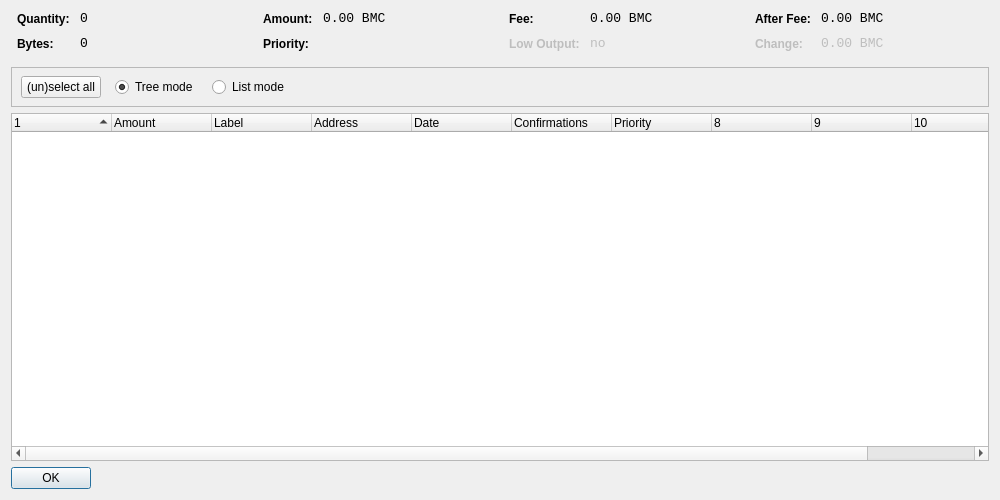
<?xml version="1.0" encoding="UTF-8"?>
<ui version="4.0">
 <class>CoinControlDialog</class>
 <widget class="QDialog" name="CoinControlDialog">
  <property name="geometry">
   <rect>
    <x>0</x>
    <y>0</y>
    <width>1000</width>
    <height>500</height>
   </rect>
  </property>
  <property name="windowTitle">
   <string>Coin Control</string>
  </property>
  <layout class="QVBoxLayout" name="verticalLayout">
   <item>
    <layout class="QHBoxLayout" name="horizontalLayoutTop" stretch="0,0,0,0">
     <property name="topMargin">
      <number>0</number>
     </property>
     <property name="bottomMargin">
      <number>10</number>
     </property>
     <item>
      <layout class="QFormLayout" name="formLayoutCoinControl1">
       <property name="horizontalSpacing">
        <number>10</number>
       </property>
       <property name="verticalSpacing">
        <number>10</number>
       </property>
       <property name="leftMargin">
        <number>6</number>
       </property>
       <property name="rightMargin">
        <number>6</number>
       </property>
       <item row="0" column="0">
        <widget class="QLabel" name="labelCoinControlQuantityText">
         <property name="styleSheet">
          <string notr="true">font-weight:bold;</string>
         </property>
         <property name="text">
          <string>Quantity:</string>
         </property>
        </widget>
       </item>
       <item row="0" column="1">
        <widget class="QLabel" name="labelCoinControlQuantity">
         <property name="font">
          <font>
           <family>Monospace</family>
           <pointsize>10</pointsize>
          </font>
         </property>
         <property name="cursor">
          <cursorShape>IBeamCursor</cursorShape>
         </property>
         <property name="contextMenuPolicy">
          <enum>Qt::ActionsContextMenu</enum>
         </property>
         <property name="text">
          <string notr="true">0</string>
         </property>
         <property name="textInteractionFlags">
          <set>Qt::LinksAccessibleByMouse|Qt::TextSelectableByKeyboard|Qt::TextSelectableByMouse</set>
         </property>
        </widget>
       </item>
       <item row="1" column="0">
        <widget class="QLabel" name="labelCoinControlBytesText">
         <property name="styleSheet">
          <string notr="true">font-weight:bold;</string>
         </property>
         <property name="text">
          <string>Bytes:</string>
         </property>
        </widget>
       </item>
       <item row="1" column="1">
        <widget class="QLabel" name="labelCoinControlBytes">
         <property name="font">
          <font>
           <family>Monospace</family>
           <pointsize>10</pointsize>
          </font>
         </property>
         <property name="cursor">
          <cursorShape>IBeamCursor</cursorShape>
         </property>
         <property name="contextMenuPolicy">
          <enum>Qt::ActionsContextMenu</enum>
         </property>
         <property name="text">
          <string notr="true">0</string>
         </property>
         <property name="textInteractionFlags">
          <set>Qt::LinksAccessibleByMouse|Qt::TextSelectableByKeyboard|Qt::TextSelectableByMouse</set>
         </property>
        </widget>
       </item>
      </layout>
     </item>
     <item>
      <layout class="QFormLayout" name="formLayoutCoinControl2">
       <property name="horizontalSpacing">
        <number>10</number>
       </property>
       <property name="verticalSpacing">
        <number>10</number>
       </property>
       <property name="leftMargin">
        <number>6</number>
       </property>
       <property name="rightMargin">
        <number>6</number>
       </property>
       <item row="0" column="0">
        <widget class="QLabel" name="labelCoinControlAmountText">
         <property name="styleSheet">
          <string notr="true">font-weight:bold;</string>
         </property>
         <property name="text">
          <string>Amount:</string>
         </property>
        </widget>
       </item>
       <item row="0" column="1">
        <widget class="QLabel" name="labelCoinControlAmount">
         <property name="font">
          <font>
           <family>Monospace</family>
           <pointsize>10</pointsize>
          </font>
         </property>
         <property name="cursor">
          <cursorShape>IBeamCursor</cursorShape>
         </property>
         <property name="contextMenuPolicy">
          <enum>Qt::ActionsContextMenu</enum>
         </property>
         <property name="text">
          <string notr="true">0.00 BMC</string>
         </property>
         <property name="textInteractionFlags">
          <set>Qt::LinksAccessibleByMouse|Qt::TextSelectableByKeyboard|Qt::TextSelectableByMouse</set>
         </property>
        </widget>
       </item>
       <item row="1" column="0">
        <widget class="QLabel" name="labelCoinControlPriorityText">
         <property name="styleSheet">
          <string notr="true">font-weight:bold;</string>
         </property>
         <property name="text">
          <string>Priority:</string>
         </property>
        </widget>
       </item>
       <item row="1" column="1">
        <widget class="QLabel" name="labelCoinControlPriority">
         <property name="font">
          <font>
           <family>Monospace</family>
           <pointsize>10</pointsize>
          </font>
         </property>
         <property name="cursor">
          <cursorShape>IBeamCursor</cursorShape>
         </property>
         <property name="contextMenuPolicy">
          <enum>Qt::ActionsContextMenu</enum>
         </property>
         <property name="text">
          <string/>
         </property>
         <property name="textInteractionFlags">
          <set>Qt::LinksAccessibleByMouse|Qt::TextSelectableByKeyboard|Qt::TextSelectableByMouse</set>
         </property>
        </widget>
       </item>
      </layout>
     </item>
     <item>
      <layout class="QFormLayout" name="formLayoutCoinControl3">
       <property name="horizontalSpacing">
        <number>10</number>
       </property>
       <property name="verticalSpacing">
        <number>10</number>
       </property>
       <property name="leftMargin">
        <number>6</number>
       </property>
       <property name="rightMargin">
        <number>6</number>
       </property>
       <item row="0" column="0">
        <widget class="QLabel" name="labelCoinControlFeeText">
         <property name="styleSheet">
          <string notr="true">font-weight:bold;</string>
         </property>
         <property name="text">
          <string>Fee:</string>
         </property>
        </widget>
       </item>
       <item row="0" column="1">
        <widget class="QLabel" name="labelCoinControlFee">
         <property name="font">
          <font>
           <family>Monospace</family>
           <pointsize>10</pointsize>
          </font>
         </property>
         <property name="cursor">
          <cursorShape>IBeamCursor</cursorShape>
         </property>
         <property name="contextMenuPolicy">
          <enum>Qt::ActionsContextMenu</enum>
         </property>
         <property name="text">
          <string notr="true">0.00 BMC</string>
         </property>
         <property name="textInteractionFlags">
          <set>Qt::LinksAccessibleByMouse|Qt::TextSelectableByKeyboard|Qt::TextSelectableByMouse</set>
         </property>
        </widget>
       </item>
       <item row="1" column="0">
        <widget class="QLabel" name="labelCoinControlLowOutputText">
         <property name="enabled">
          <bool>false</bool>
         </property>
         <property name="styleSheet">
          <string notr="true">font-weight:bold;</string>
         </property>
         <property name="text">
          <string>Low Output:</string>
         </property>
        </widget>
       </item>
       <item row="1" column="1">
        <widget class="QLabel" name="labelCoinControlLowOutput">
         <property name="enabled">
          <bool>false</bool>
         </property>
         <property name="font">
          <font>
           <family>Monospace</family>
           <pointsize>10</pointsize>
          </font>
         </property>
         <property name="cursor">
          <cursorShape>IBeamCursor</cursorShape>
         </property>
         <property name="contextMenuPolicy">
          <enum>Qt::ActionsContextMenu</enum>
         </property>
         <property name="text">
          <string notr="true">no</string>
         </property>
         <property name="textInteractionFlags">
          <set>Qt::LinksAccessibleByMouse|Qt::TextSelectableByKeyboard|Qt::TextSelectableByMouse</set>
         </property>
        </widget>
       </item>
      </layout>
     </item>
     <item>
      <layout class="QFormLayout" name="formLayoutCoinControl4">
       <property name="horizontalSpacing">
        <number>10</number>
       </property>
       <property name="verticalSpacing">
        <number>10</number>
       </property>
       <property name="leftMargin">
        <number>6</number>
       </property>
       <property name="rightMargin">
        <number>6</number>
       </property>
       <item row="0" column="0">
        <widget class="QLabel" name="labelCoinControlAfterFeeText">
         <property name="styleSheet">
          <string notr="true">font-weight:bold;</string>
         </property>
         <property name="text">
          <string>After Fee:</string>
         </property>
        </widget>
       </item>
       <item row="0" column="1">
        <widget class="QLabel" name="labelCoinControlAfterFee">
         <property name="font">
          <font>
           <family>Monospace</family>
           <pointsize>10</pointsize>
          </font>
         </property>
         <property name="cursor">
          <cursorShape>IBeamCursor</cursorShape>
         </property>
         <property name="contextMenuPolicy">
          <enum>Qt::ActionsContextMenu</enum>
         </property>
         <property name="text">
          <string notr="true">0.00 BMC</string>
         </property>
         <property name="textInteractionFlags">
          <set>Qt::LinksAccessibleByMouse|Qt::TextSelectableByKeyboard|Qt::TextSelectableByMouse</set>
         </property>
        </widget>
       </item>
       <item row="1" column="0">
        <widget class="QLabel" name="labelCoinControlChangeText">
         <property name="enabled">
          <bool>false</bool>
         </property>
         <property name="styleSheet">
          <string notr="true">font-weight:bold;</string>
         </property>
         <property name="text">
          <string>Change:</string>
         </property>
        </widget>
       </item>
       <item row="1" column="1">
        <widget class="QLabel" name="labelCoinControlChange">
         <property name="enabled">
          <bool>false</bool>
         </property>
         <property name="font">
          <font>
           <family>Monospace</family>
           <pointsize>10</pointsize>
          </font>
         </property>
         <property name="cursor">
          <cursorShape>IBeamCursor</cursorShape>
         </property>
         <property name="contextMenuPolicy">
          <enum>Qt::ActionsContextMenu</enum>
         </property>
         <property name="text">
          <string notr="true">0.00 BMC</string>
         </property>
         <property name="textInteractionFlags">
          <set>Qt::LinksAccessibleByMouse|Qt::TextSelectableByKeyboard|Qt::TextSelectableByMouse</set>
         </property>
        </widget>
       </item>
      </layout>
     </item>
    </layout>
   </item>
   <item>
    <widget class="QFrame" name="frame">
     <property name="minimumSize">
      <size>
       <width>0</width>
       <height>40</height>
      </size>
     </property>
     <property name="frameShape">
      <enum>QFrame::StyledPanel</enum>
     </property>
     <property name="frameShadow">
      <enum>QFrame::Sunken</enum>
     </property>
     <widget class="QWidget" name="horizontalLayoutWidget">
      <property name="geometry">
       <rect>
        <x>10</x>
        <y>0</y>
        <width>781</width>
        <height>41</height>
       </rect>
      </property>
      <layout class="QHBoxLayout" name="horizontalLayoutPanel" stretch="0,0,0,0,0">
       <property name="spacing">
        <number>14</number>
       </property>
       <item>
        <widget class="QPushButton" name="pushButtonSelectAll">
         <property name="sizePolicy">
          <sizepolicy hsizetype="Maximum" vsizetype="Fixed">
           <horstretch>0</horstretch>
           <verstretch>0</verstretch>
          </sizepolicy>
         </property>
         <property name="text">
          <string>(un)select all</string>
         </property>
        </widget>
       </item>
       <item>
        <widget class="QRadioButton" name="radioTreeMode">
         <property name="sizePolicy">
          <sizepolicy hsizetype="Maximum" vsizetype="Fixed">
           <horstretch>0</horstretch>
           <verstretch>0</verstretch>
          </sizepolicy>
         </property>
         <property name="text">
          <string>Tree mode</string>
         </property>
         <property name="checked">
          <bool>true</bool>
         </property>
        </widget>
       </item>
       <item>
        <widget class="QRadioButton" name="radioListMode">
         <property name="sizePolicy">
          <sizepolicy hsizetype="Maximum" vsizetype="Fixed">
           <horstretch>0</horstretch>
           <verstretch>0</verstretch>
          </sizepolicy>
         </property>
         <property name="text">
          <string>List mode</string>
         </property>
        </widget>
       </item>
       <item>
        <spacer name="horizontalSpacer">
         <property name="orientation">
          <enum>Qt::Horizontal</enum>
         </property>
         <property name="sizeHint" stdset="0">
          <size>
           <width>40</width>
           <height>20</height>
          </size>
         </property>
        </spacer>
       </item>
      </layout>
     </widget>
    </widget>
   </item>
   <item>
    <widget class="CoinControlTreeWidget" name="treeWidget">
     <property name="contextMenuPolicy">
      <enum>Qt::CustomContextMenu</enum>
     </property>
     <property name="sortingEnabled">
      <bool>false</bool>
     </property>
     <property name="columnCount">
      <number>11</number>
     </property>
     <attribute name="headerShowSortIndicator" stdset="0">
      <bool>true</bool>
     </attribute>
     <attribute name="headerStretchLastSection">
      <bool>false</bool>
     </attribute>
     <column>
      <property name="text">
       <string/>
      </property>
     </column>
     <column>
      <property name="text">
       <string>Amount</string>
      </property>
     </column>
     <column>
      <property name="text">
       <string>Label</string>
      </property>
     </column>
     <column>
      <property name="text">
       <string>Address</string>
      </property>
     </column>
     <column>
      <property name="text">
       <string>Date</string>
      </property>
     </column>
     <column>
      <property name="text">
       <string>Confirmations</string>
      </property>
      <property name="toolTip">
       <string>Confirmed</string>
      </property>
     </column>
     <column>
      <property name="text">
       <string>Priority</string>
      </property>
     </column>
     <column>
      <property name="text">
       <string/>
      </property>
     </column>
     <column>
      <property name="text">
       <string/>
      </property>
     </column>
     <column>
      <property name="text">
       <string/>
      </property>
     </column>
     <column>
      <property name="text">
       <string/>
      </property>
     </column>
    </widget>
   </item>
   <item>
    <widget class="QDialogButtonBox" name="buttonBox">
     <property name="sizePolicy">
      <sizepolicy hsizetype="Maximum" vsizetype="Fixed">
       <horstretch>0</horstretch>
       <verstretch>0</verstretch>
      </sizepolicy>
     </property>
     <property name="orientation">
      <enum>Qt::Horizontal</enum>
     </property>
     <property name="standardButtons">
      <set>QDialogButtonBox::Ok</set>
     </property>
    </widget>
   </item>
  </layout>
 </widget>
 <customwidgets>
  <customwidget>
   <class>CoinControlTreeWidget</class>
   <extends>QTreeWidget</extends>
   <header>coincontroltreewidget.h</header>
  </customwidget>
 </customwidgets>
 <resources/>
 <connections/>
</ui>
